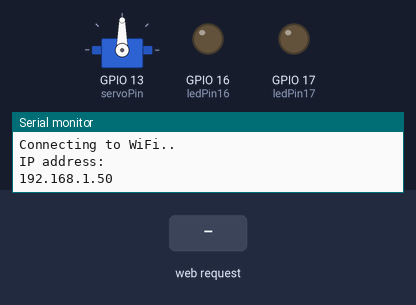
Bench run of a program on a simulated ESP32. On the bench: servo, output pins drawn as LEDs (lit = HIGH), the last lines printed to the serial monitor. The inputs (shaded band) are chosen by the test bench. WiFi joins after 1.5 s; servers stay silent unless stated.

Above: at 2.7 s.
2.8 s: HTTP request GET /?value= received
At 4.0 s:
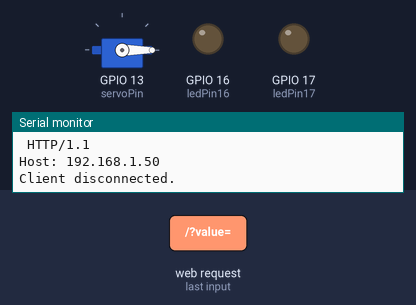
4.3 s: HTTP request GET /16/on received
At 5.2 s:
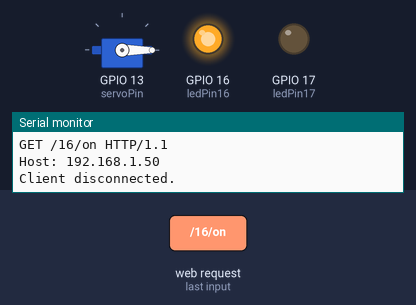
5.8 s: HTTP request GET /17/on received
At 6.4 s:
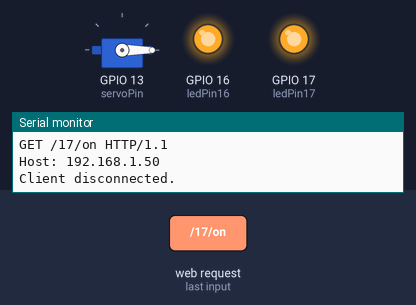
7.3 s: HTTP request GET /16/off received
At 8.5 s:
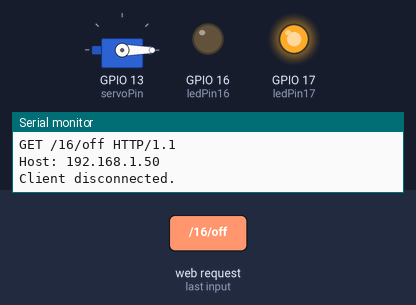
8.8 s: HTTP request GET /17/off received
At 9.9 s:
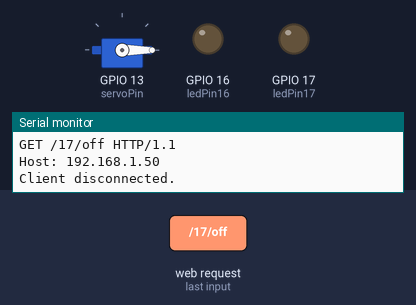
Timing chart, 0 to 11.3 s (numbered marks = the images above; inputs shaded):
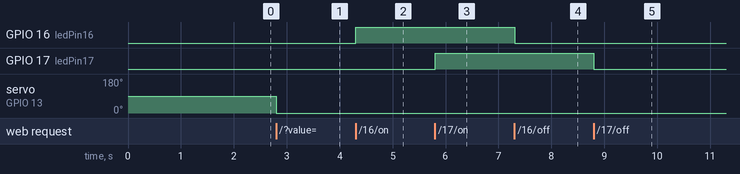

Measured:
- after the input at 2.8 s, servo on GPIO 13 (servoPin): 90° → 0° at once
- after the input at 4.3 s, GPIO 16 (ledPin16): LOW → HIGH at once
- after the input at 5.8 s, GPIO 17 (ledPin17): LOW → HIGH at once
- after the input at 7.3 s, GPIO 16 (ledPin16): HIGH → LOW at once
- after the input at 8.8 s, GPIO 17 (ledPin17): HIGH → LOW at once

The program:

main.cpp
```cpp
#include <WiFi.h>
#include <ESP32Servo.h>

const char *ssid = "TorresDeSimoneMESH";
const char *password = "Brasil01";

WiFiServer server(80);
String header;

String statePin16 = "off";
String statePin17 = "off";
const int ledPin16 = 16;
const int ledPin17 = 17;

unsigned long currentTime = millis();
unsigned long previousTime = 0;
const long timeoutTime = 2000;

const int servoPin = 13;
Servo mainServo;
String valueString = String(5);
int pos1 = 0;
int pos2 = 0;

const char htmlTemplate[] PROGMEM = R"rawliteral(
<!DOCTYPE html><html>
<head>
  <meta name="viewport" content="width=device-width, initial-scale=1">
  <link rel="icon" href="data:,">
  <style>
    html { font-family: monospace; display: inline-block; margin: 0px auto; text-align: center;}
    .button { background-color: yellowgreen; border: none; color: white; padding: 16px 40px;
              text-decoration: none; font-size: 32px; margin: 2px; cursor: pointer; }
    .button2 { background-color: gray; }
    .slider { width: 300px; }
  </style>
  <script src="https://ajax.googleapis.com/ajax/libs/jquery/3.3.1/jquery.min.js"></script>
</head>
<body>
  <h1>ESP32 Web Server</h1>
  <p>Control LED State</p>
  <p><a href="/16/%STATE_16_LINK%"><button class="button %STATE_16_STYLE%">%STATE_16_TEXT%</button></a></p>
  <p><a href="/17/%STATE_17_LINK%"><button class="button %STATE_17_STYLE%">%STATE_17_TEXT%</button></a></p>
  <p>Position: <span id="servoPos"></span></p>
  <input type="range" min="0" max="180" class="slider" id="servoSlider" onchange="servo(this.value)" value="%VALUE%">
  <script>
    var slider = document.getElementById("servoSlider");
    var servoP = document.getElementById("servoPos");
    servoP.innerHTML = slider.value;
    slider.oninput = function() {
      slider.value = this.value;
      servoP.innerHTML = this.value;
    };
    $.ajaxSetup({timeout:1000});
    function servo(pos) {
      $.get("/?value=" + pos + "&");
    }
  </script>
</body>
</html>
)rawliteral";

void setup() {
  Serial.begin(115200);

  pinMode(ledPin16, OUTPUT);
  digitalWrite(ledPin16, LOW);
  pinMode(ledPin17, OUTPUT);
  digitalWrite(ledPin17, LOW);
  mainServo.attach(servoPin);

  WiFi.begin(ssid, password);
  while (WiFi.status() != WL_CONNECTED) {
    delay(500);
    Serial.println("Connecting to WiFi..");
  }

  Serial.println("IP address: ");
  Serial.println(WiFi.localIP());
  server.begin();
}

void loop() {
  WiFiClient client = server.available();

  if (client) {
    currentTime = millis();
    previousTime = currentTime;
    Serial.println("New Client.");
    String currentLine = "";

    while (client.connected() && currentTime - previousTime <= timeoutTime) {
      currentTime = millis();
      if (client.available()) {
        char c = client.read();
        Serial.write(c);
        header += c;
        if (c == '\n') {
          if (currentLine.length() == 0) {
            client.println("HTTP/1.1 200 OK");
            client.println("Content-type:text/html");
            client.println("Connection: close");
            client.println();

            if (header.indexOf("GET /16/on") >= 0) {
              statePin16 = "on";
              digitalWrite(ledPin16, HIGH);
            } else if (header.indexOf("GET /16/off") >= 0) {
              statePin16 = "off";
              digitalWrite(ledPin16, LOW);
            }

            if (header.indexOf("GET /17/on") >= 0) {
              statePin17 = "on";
              digitalWrite(ledPin17, HIGH);
            } else if (header.indexOf("GET /17/off") >= 0) {
              statePin17 = "off";
              digitalWrite(ledPin17, LOW);
            }

            if(header.indexOf("GET /?value=")>=0) {
              pos1 = header.indexOf('=');
              pos2 = header.indexOf('&');
              valueString = header.substring(pos1+1, pos2);

              //Rotate the servo
              mainServo.write(valueString.toInt());
              Serial.println(valueString);
            }

            String html = htmlTemplate;

            // Substituições para pin 16
            html.replace("%STATE_16_LINK%", statePin16 == "off" ? "on" : "off");
            html.replace("%STATE_16_TEXT%", statePin16 == "off" ? "ON" : "OFF");
            html.replace("%STATE_16_STYLE%", statePin16 == "off" ? "" : "button2");

            // Substituições para pin 17
            html.replace("%STATE_17_LINK%", statePin17 == "off" ? "on" : "off");
            html.replace("%STATE_17_TEXT%", statePin17 == "off" ? "ON" : "OFF");
            html.replace("%STATE_17_STYLE%", statePin17 == "off" ? "" : "button2");
            html.replace("%VALUE%", valueString);

            client.print(html);
            client.println();
            break;
          } else {
            currentLine = "";
          }
        } else if (c != '\r') {
          currentLine += c;
        }
      }
    }
    header = "";
    client.stop();
    Serial.println("Client disconnected.");
    Serial.println("");
  }
}
```
